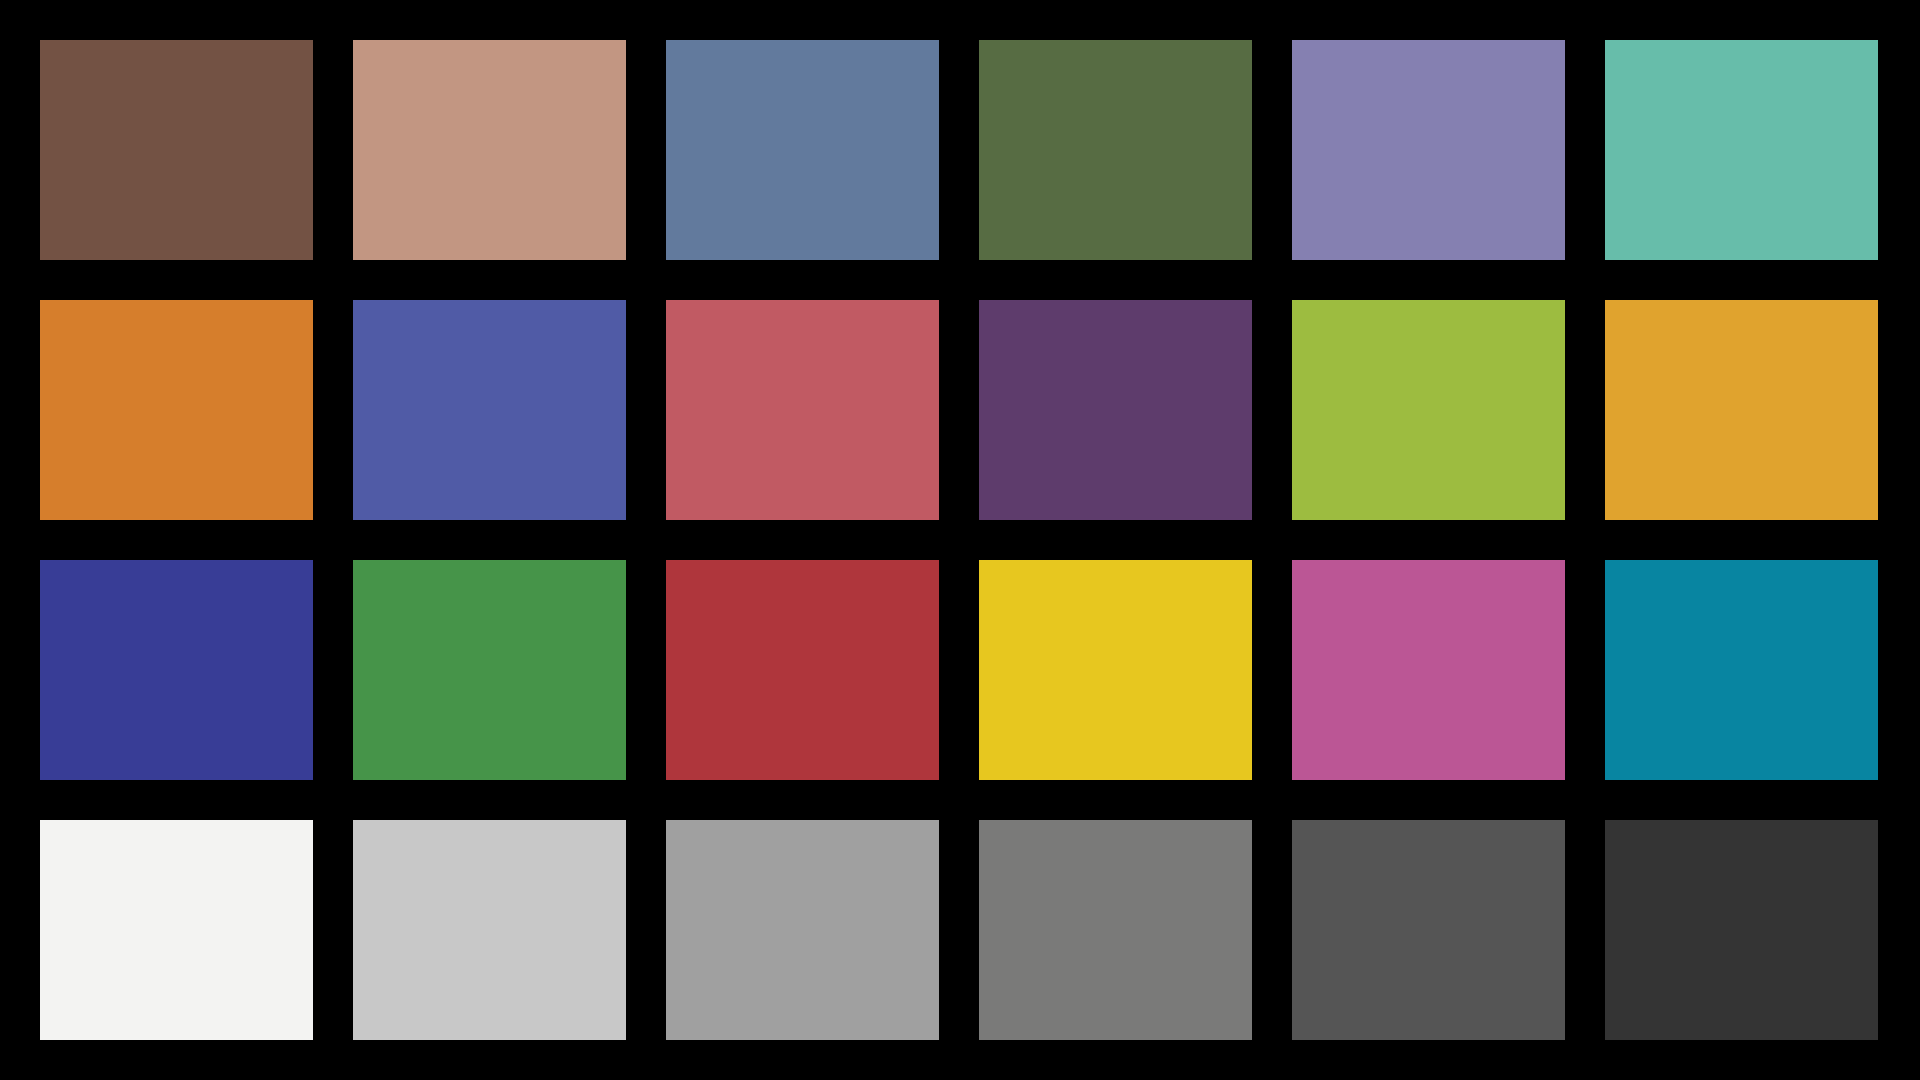

This figure's Python source:
#!/usr/bin/env python3
# 보정 촬영용 색표: 컬러체커 24색 (sRGB 근사, BabelColor D65) 을 검은 바탕에 6x4 로. 모니터에 전체 화면으로 띄워 찍는다.
# 칸 사이를 띄워 analyze 에서 칸 위치를 자동으로 찾는다 (삼각대 없이 찍어 구도가 조금씩 달라도 됨).
# 사용: python3 calib_chart.py [출력.png]
import sys
from PIL import Image, ImageDraw

PATCHES = [
    ('어두운 피부', (115, 82, 68)), ('밝은 피부', (194, 150, 130)), ('하늘', (98, 122, 157)),
    ('잎', (87, 108, 67)), ('푸른 꽃', (133, 128, 177)), ('청록', (103, 189, 170)),
    ('주황', (214, 126, 44)), ('보라빛 파랑', (80, 91, 166)), ('빨강 중간', (193, 90, 99)),
    ('보라', (94, 60, 108)), ('연두', (157, 188, 64)), ('주황 노랑', (224, 163, 46)),
    ('파랑', (56, 61, 150)), ('초록', (70, 148, 73)), ('빨강', (175, 54, 60)),
    ('노랑', (231, 199, 31)), ('자홍', (187, 86, 149)), ('시안', (8, 133, 161)),
    ('흰색', (243, 243, 242)), ('회색 8', (200, 200, 200)), ('회색 6.5', (160, 160, 160)),
    ('회색 5', (122, 122, 121)), ('회색 3.5', (85, 85, 85)), ('검정', (52, 52, 52)),
]
W, H, COLS, ROWS = 1920, 1080, 6, 4
GAP = 40

def draw(path):
    img = Image.new('RGB', (W, H), (0, 0, 0))
    d = ImageDraw.Draw(img)
    cw = (W - GAP * (COLS + 1)) // COLS
    ch = (H - GAP * (ROWS + 1)) // ROWS
    for i, (_, rgb) in enumerate(PATCHES):
        c, r = i % COLS, i // COLS
        x, y = GAP + c * (cw + GAP), GAP + r * (ch + GAP)
        d.rectangle([x, y, x + cw - 1, y + ch - 1], fill=rgb)
    img.save(path)

if __name__ == '__main__':
    draw(sys.argv[1] if len(sys.argv) > 1 else 'calib_chart.png')
